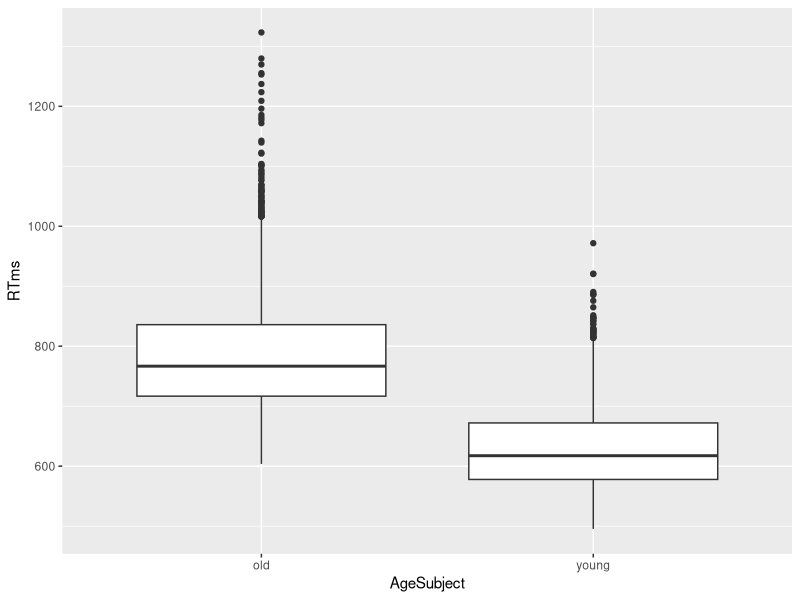
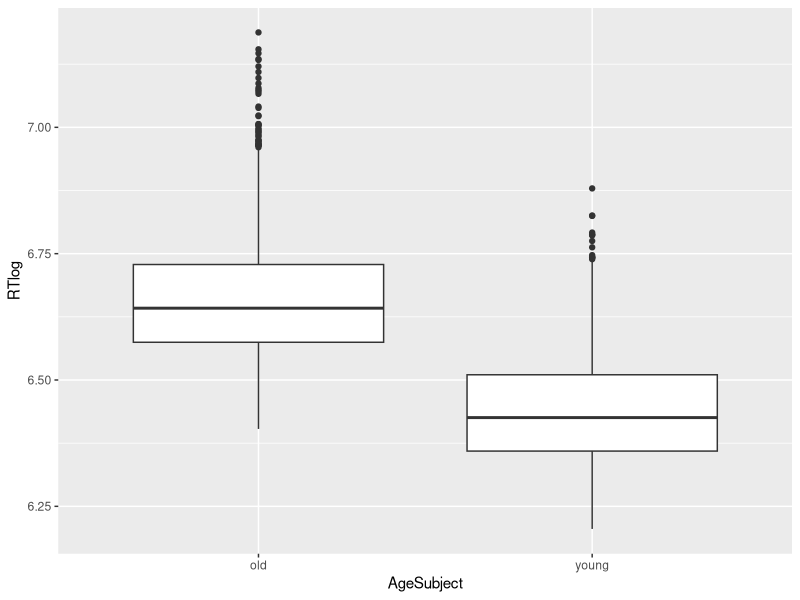
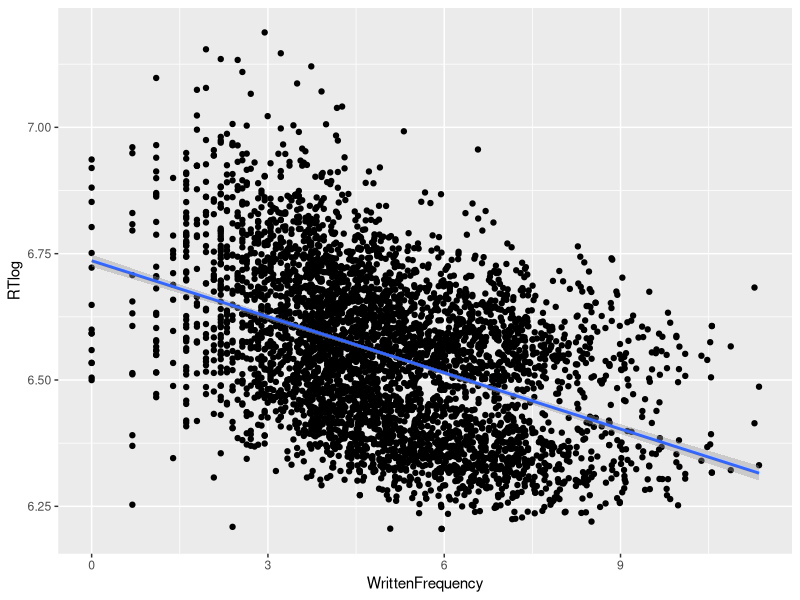
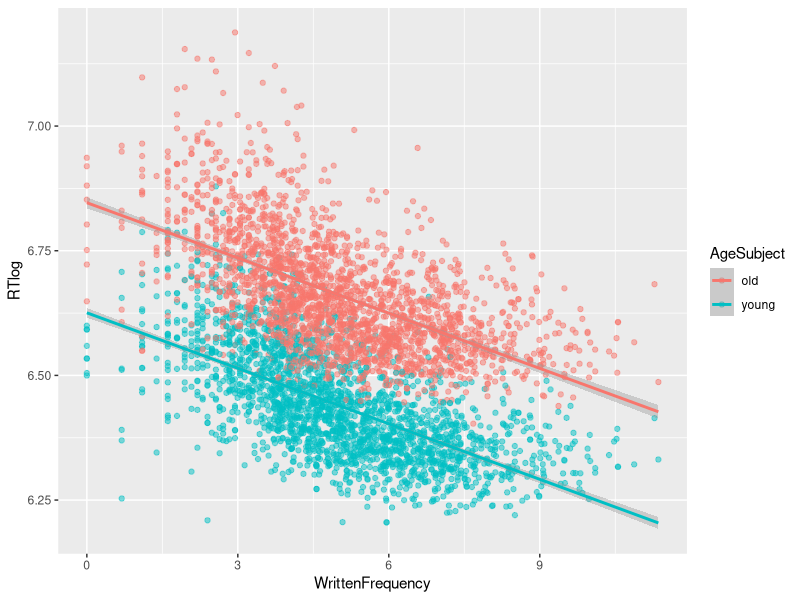

These figures' R source, in order:

# Universidade Federal do Ceará
# Programa de Pós-Graduação em Linguística
# Análise Quantitativa de Dados em Linguística

# Prof. Dr. Ronaldo Lima Jr.
## ronaldojr@letras.ufc.br
## ronaldolimajr.github.io

# SCRIPT 2 - Homework

# =================================================

# Carregar pacotes
library(tidyverse)

# Carregar dados
english = read_csv("data/english.csv")


# 1. Quais são as variáveis resposta e preditoras?
english

# 2. Quais variáveis são numéricas contínuas?

# 3. Quais são categóricas com 2 níveis?
english$WordCategory # não mostra tudo
levels(english$WordCategory) # foi lido como character

## Mudar a classe do que foi lido como character para factor
english = english %>% 
  mutate_if(is.character, as.factor)

## opção 1: LEVELS
levels(english$WordCategory)
levels(english$CV)
levels(english$AgeSubject)

## opção 2: STR (structure)
str(english)

## opção 3: SUMMARY
summary(english)


# 4. Há quantas observações nos dados?

# 5. Com qual classe o R interpreta AgeSubject na importação?

# 6. Qual função do tidyverse usamos para atribuir 
  # a classe “factor” para AgeSubject?

## opção 1: apenas para AgeSubject
english = english %>% 
  mutate(AgeSubject = as.factor(AgeSubject))

## opção 2: trocar de tudo o que foi lido como character para factor
english = english %>% 
  mutate_if(is.character, as.factor)

# 7. Quantas palavras foram utilizadas na pesquisa?
str(english)

# 8. Qual é a média do tempo de reação em ms 
    # para os participantes mais jovens? 
# 9. Qual é a mediana do tempo de reação em ms 
    # para os participantes mais velhos? 
english %>% 
  group_by(AgeSubject) %>% 
  summarize(meanRTms = mean(RTms),
            medianRTms = median(RTms)
            )

# 10. Qual é a moda do tempo de reação em log para  verbos? 
Mode = function(x) {
  ux = unique(x)
  ux[which.max(tabulate(match(x, ux)))]
}

english %>% 
  group_by(WordCategory) %>% 
  summarize(modeRTlog = Mode(RTlog))


# 11. O valor 2.01 corresponde a 
    # (sd/se do tempo de reação em ms de jovens/velhos)
SE = function(x) {sd(x) / sqrt(length(x))}

english %>% 
  group_by(AgeSubject) %>% 
  summarize(sdRTms = sd(RTms),
            seRTms = SE(RTms)
            )


# 12. Os dados vão da direção da hipótese de que pessoas mais velhas 
    # são mais lentas no tempo de reação de decisões lexicais? 
english %>% 
  group_by(AgeSubject) %>% 
  summarize(meanRTms = mean(RTms),
            medianRTms = median(RTms),
            meanRTlog = mean(RTlog),
            medianRTlog = median(RTlog)
  )

ggplot(english, aes(x = AgeSubject, y = RTms)) +
  geom_boxplot()

ggplot(english, aes(x = AgeSubject, y = RTlog)) +
  geom_boxplot()

# 13. Os dados vão da direção da hipótese de que 
    # palavras mais frequentes levam a decisões mais rápidas? 
ggplot(english, aes(x = WrittenFrequency, y = RTlog)) +
  geom_point() +
  geom_smooth(method = "lm")

## ==>> Looking at both frequency and age at the same time:
ggplot(english, aes(x = WrittenFrequency, y = RTlog, 
                    color = AgeSubject)) +
  geom_point(alpha = 0.5) +
  geom_smooth(method = "lm")


# -------------------------- FIM ------------------------------------

